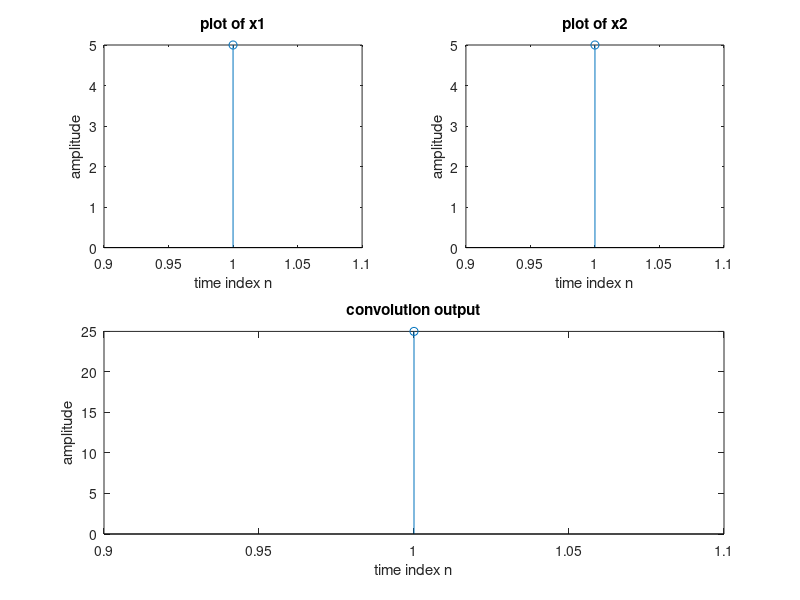

Write the MATLAB code that produced this figure.
clc;
close all;
clear all;

x1=input('Enter the first sequence=')
x2=input('Enter the second sequence=')
y=conv(x1,x2);
disp('linear convolution of x1&x2 is y=');
disp(y);

subplot(2,2,1);
stem(x1);
xlabel('time index n');
ylabel('amplitude');
title('plot of x1');

subplot(2,2,2);
stem(x2);
xlabel('time index n');
ylabel('amplitude');
title('plot of x2');

subplot(2,2,[3,4]);
stem(y);
xlabel('time index n');
ylabel('amplitude');
title('convolution output');